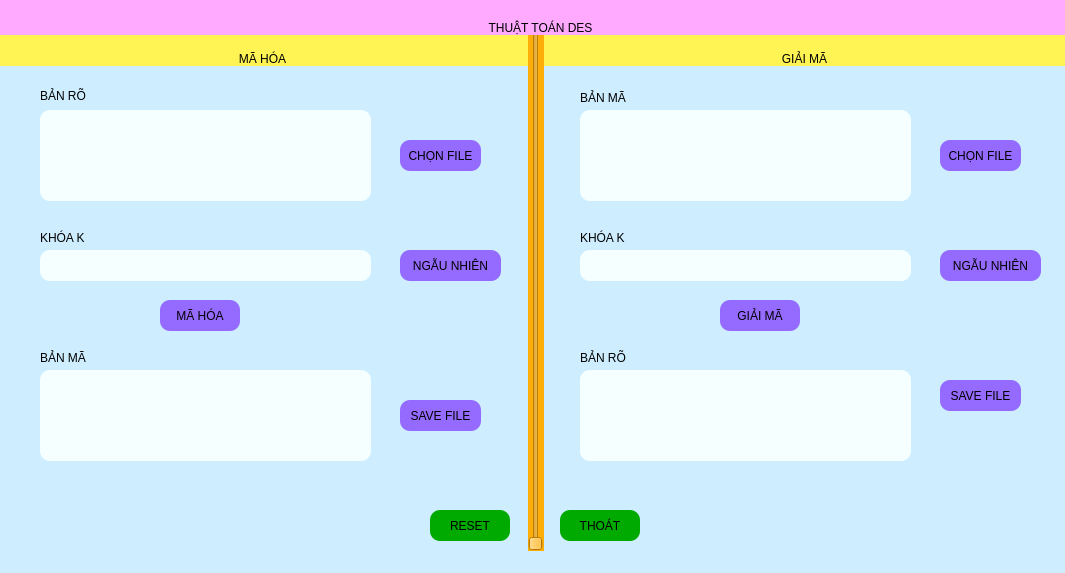
<?xml version="1.0" encoding="UTF-8"?>
<ui version="4.0">
 <class>MainWindow</class>
 <widget class="QMainWindow" name="MainWindow">
  <property name="geometry">
   <rect>
    <x>0</x>
    <y>0</y>
    <width>1065</width>
    <height>573</height>
   </rect>
  </property>
  <property name="windowTitle">
   <string>MainWindow</string>
  </property>
  <property name="styleSheet">
   <string notr="true">background-color: rgb(206, 238, 255);
font: 700 10pt &quot;Comic Sans MS&quot;;</string>
  </property>
  <widget class="QWidget" name="centralwidget">
   <widget class="QLabel" name="label">
    <property name="geometry">
     <rect>
      <x>-8</x>
      <y>35</y>
      <width>541</width>
      <height>31</height>
     </rect>
    </property>
    <property name="styleSheet">
     <string notr="true">background-color: rgb(255, 244, 84);
font: 700 bold 13pt &quot;Comic Sans MS&quot;;</string>
    </property>
    <property name="text">
     <string>MÃ HÓA</string>
    </property>
    <property name="alignment">
     <set>Qt::AlignBottom|Qt::AlignHCenter</set>
    </property>
   </widget>
   <widget class="QLabel" name="label_2">
    <property name="geometry">
     <rect>
      <x>40</x>
      <y>85</y>
      <width>61</width>
      <height>21</height>
     </rect>
    </property>
    <property name="text">
     <string>BẢN RÕ</string>
    </property>
   </widget>
   <widget class="QTextEdit" name="message1">
    <property name="geometry">
     <rect>
      <x>40</x>
      <y>110</y>
      <width>331</width>
      <height>91</height>
     </rect>
    </property>
    <property name="styleSheet">
     <string notr="true">background-color: rgb(246, 255, 255);
border-radius: 10px;
</string>
    </property>
   </widget>
   <widget class="QLabel" name="label_3">
    <property name="geometry">
     <rect>
      <x>40</x>
      <y>230</y>
      <width>51</width>
      <height>16</height>
     </rect>
    </property>
    <property name="text">
     <string>KHÓA K</string>
    </property>
   </widget>
   <widget class="QTextEdit" name="key1">
    <property name="geometry">
     <rect>
      <x>40</x>
      <y>250</y>
      <width>331</width>
      <height>31</height>
     </rect>
    </property>
    <property name="styleSheet">
     <string notr="true">background-color: rgb(246, 255, 255);
border-radius: 10px;
</string>
    </property>
   </widget>
   <widget class="QPushButton" name="file1">
    <property name="geometry">
     <rect>
      <x>400</x>
      <y>140</y>
      <width>81</width>
      <height>31</height>
     </rect>
    </property>
    <property name="autoFillBackground">
     <bool>false</bool>
    </property>
    <property name="styleSheet">
     <string notr="true">
background-color: rgb(148, 106, 255);
border-radius: 10px;</string>
    </property>
    <property name="text">
     <string>CHỌN FILE</string>
    </property>
   </widget>
   <widget class="QPushButton" name="encript">
    <property name="geometry">
     <rect>
      <x>160</x>
      <y>300</y>
      <width>80</width>
      <height>31</height>
     </rect>
    </property>
    <property name="styleSheet">
     <string notr="true">background-color: rgb(148, 106, 255);
border-radius: 10px;</string>
    </property>
    <property name="text">
     <string>MÃ HÓA</string>
    </property>
   </widget>
   <widget class="QLabel" name="label_4">
    <property name="geometry">
     <rect>
      <x>40</x>
      <y>350</y>
      <width>71</width>
      <height>16</height>
     </rect>
    </property>
    <property name="text">
     <string>BẢN MÃ</string>
    </property>
   </widget>
   <widget class="QTextEdit" name="cipher1">
    <property name="geometry">
     <rect>
      <x>40</x>
      <y>370</y>
      <width>331</width>
      <height>91</height>
     </rect>
    </property>
    <property name="styleSheet">
     <string notr="true">background-color: rgb(246, 255, 255);
border-radius: 10px;
</string>
    </property>
    <property name="readOnly">
     <bool>true</bool>
    </property>
   </widget>
   <widget class="QPushButton" name="file2">
    <property name="geometry">
     <rect>
      <x>940</x>
      <y>140</y>
      <width>81</width>
      <height>31</height>
     </rect>
    </property>
    <property name="styleSheet">
     <string notr="true">
background-color: rgb(148, 106, 255);
border-radius: 10px;</string>
    </property>
    <property name="text">
     <string>CHỌN FILE</string>
    </property>
   </widget>
   <widget class="QLabel" name="label_5">
    <property name="geometry">
     <rect>
      <x>539</x>
      <y>35</y>
      <width>531</width>
      <height>31</height>
     </rect>
    </property>
    <property name="styleSheet">
     <string notr="true">background-color: rgb(255, 244, 84);
font: 700 bold 13pt &quot;Comic Sans MS&quot;;</string>
    </property>
    <property name="text">
     <string>GIẢI MÃ</string>
    </property>
    <property name="alignment">
     <set>Qt::AlignBottom|Qt::AlignHCenter</set>
    </property>
   </widget>
   <widget class="QTextEdit" name="key2">
    <property name="geometry">
     <rect>
      <x>580</x>
      <y>250</y>
      <width>331</width>
      <height>31</height>
     </rect>
    </property>
    <property name="styleSheet">
     <string notr="true">background-color: rgb(246, 255, 255);
border-radius: 10px;
</string>
    </property>
   </widget>
   <widget class="QLabel" name="label_6">
    <property name="geometry">
     <rect>
      <x>580</x>
      <y>230</y>
      <width>61</width>
      <height>16</height>
     </rect>
    </property>
    <property name="text">
     <string>KHÓA K</string>
    </property>
   </widget>
   <widget class="QTextEdit" name="cipher2">
    <property name="geometry">
     <rect>
      <x>580</x>
      <y>110</y>
      <width>331</width>
      <height>91</height>
     </rect>
    </property>
    <property name="styleSheet">
     <string notr="true">background-color: rgb(246, 255, 255);
border-radius: 10px;</string>
    </property>
   </widget>
   <widget class="QLabel" name="label_7">
    <property name="geometry">
     <rect>
      <x>580</x>
      <y>90</y>
      <width>61</width>
      <height>16</height>
     </rect>
    </property>
    <property name="text">
     <string>BẢN MÃ</string>
    </property>
   </widget>
   <widget class="QPushButton" name="decript">
    <property name="geometry">
     <rect>
      <x>720</x>
      <y>300</y>
      <width>80</width>
      <height>31</height>
     </rect>
    </property>
    <property name="styleSheet">
     <string notr="true">background-color: rgb(148, 106, 255);
border-radius: 10px;</string>
    </property>
    <property name="text">
     <string>GIẢI MÃ</string>
    </property>
   </widget>
   <widget class="QLabel" name="label_8">
    <property name="geometry">
     <rect>
      <x>580</x>
      <y>350</y>
      <width>61</width>
      <height>16</height>
     </rect>
    </property>
    <property name="text">
     <string>BẢN RÕ</string>
    </property>
   </widget>
   <widget class="QTextEdit" name="message2">
    <property name="geometry">
     <rect>
      <x>580</x>
      <y>370</y>
      <width>331</width>
      <height>91</height>
     </rect>
    </property>
    <property name="styleSheet">
     <string notr="true">background-color: rgb(246, 255, 255);
border-radius: 10px;
</string>
    </property>
    <property name="readOnly">
     <bool>true</bool>
    </property>
   </widget>
   <widget class="QPushButton" name="reset">
    <property name="geometry">
     <rect>
      <x>430</x>
      <y>510</y>
      <width>80</width>
      <height>31</height>
     </rect>
    </property>
    <property name="styleSheet">
     <string notr="true">background-color: rgb(0, 170, 0);
border-radius: 10px;</string>
    </property>
    <property name="text">
     <string>RESET</string>
    </property>
   </widget>
   <widget class="QPushButton" name="exit">
    <property name="geometry">
     <rect>
      <x>560</x>
      <y>510</y>
      <width>80</width>
      <height>31</height>
     </rect>
    </property>
    <property name="styleSheet">
     <string notr="true">background-color: rgb(0, 170, 0);
border-radius: 10px;</string>
    </property>
    <property name="text">
     <string>THOÁT</string>
    </property>
   </widget>
   <widget class="QSlider" name="verticalSlider">
    <property name="geometry">
     <rect>
      <x>528</x>
      <y>30</y>
      <width>16</width>
      <height>521</height>
     </rect>
    </property>
    <property name="styleSheet">
     <string notr="true">background-color: rgb(255, 173, 8);</string>
    </property>
    <property name="orientation">
     <enum>Qt::Vertical</enum>
    </property>
   </widget>
   <widget class="QPushButton" name="Save">
    <property name="geometry">
     <rect>
      <x>400</x>
      <y>400</y>
      <width>81</width>
      <height>31</height>
     </rect>
    </property>
    <property name="styleSheet">
     <string notr="true">background-color: rgb(148, 106, 255);
border-radius: 10px;</string>
    </property>
    <property name="text">
     <string>SAVE FILE</string>
    </property>
   </widget>
   <widget class="QPushButton" name="Save_3">
    <property name="geometry">
     <rect>
      <x>940</x>
      <y>380</y>
      <width>81</width>
      <height>31</height>
     </rect>
    </property>
    <property name="styleSheet">
     <string notr="true">background-color: rgb(148, 106, 255);
border-radius: 10px;</string>
    </property>
    <property name="text">
     <string>SAVE FILE</string>
    </property>
   </widget>
   <widget class="QPushButton" name="kngaunhien">
    <property name="geometry">
     <rect>
      <x>400</x>
      <y>250</y>
      <width>101</width>
      <height>31</height>
     </rect>
    </property>
    <property name="autoFillBackground">
     <bool>false</bool>
    </property>
    <property name="styleSheet">
     <string notr="true">
background-color: rgb(148, 106, 255);
border-radius: 10px;</string>
    </property>
    <property name="text">
     <string>NGẪU NHIÊN</string>
    </property>
   </widget>
   <widget class="QPushButton" name="kngaunhien_2">
    <property name="geometry">
     <rect>
      <x>940</x>
      <y>250</y>
      <width>101</width>
      <height>31</height>
     </rect>
    </property>
    <property name="autoFillBackground">
     <bool>false</bool>
    </property>
    <property name="styleSheet">
     <string notr="true">
background-color: rgb(148, 106, 255);
border-radius: 10px;</string>
    </property>
    <property name="text">
     <string>NGẪU NHIÊN</string>
    </property>
   </widget>
   <widget class="QLabel" name="label_9">
    <property name="geometry">
     <rect>
      <x>0</x>
      <y>-6</y>
      <width>1081</width>
      <height>41</height>
     </rect>
    </property>
    <property name="styleSheet">
     <string notr="true">background-color: rgb(255, 170, 255);
font: 700 bold 19pt &quot;Comic Sans MS&quot;;</string>
    </property>
    <property name="text">
     <string>THUẬT TOÁN DES</string>
    </property>
    <property name="alignment">
     <set>Qt::AlignBottom|Qt::AlignHCenter</set>
    </property>
   </widget>
  </widget>
  <widget class="QMenuBar" name="menubar">
   <property name="geometry">
    <rect>
     <x>0</x>
     <y>0</y>
     <width>1065</width>
     <height>24</height>
    </rect>
   </property>
  </widget>
  <widget class="QStatusBar" name="statusbar"/>
 </widget>
 <resources/>
 <connections/>
</ui>
